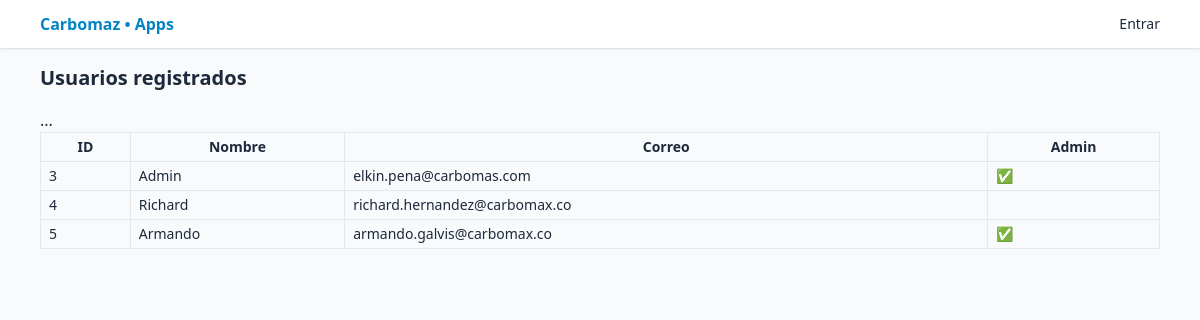
Before: /auth/usuarios with the older database file.
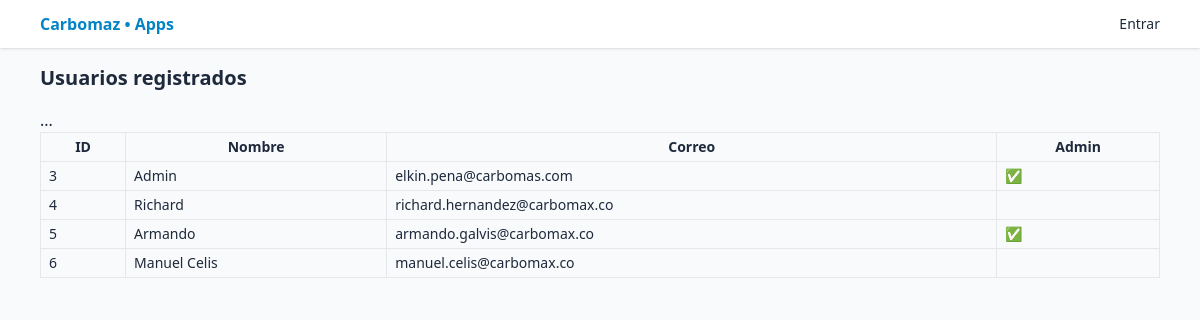
After: the same page with the newer database file.
### app/models.py (models this page shows, shortened)
class LocalUser(UserMixin, db.Model):
    __tablename__ = "users"
    __bind_key__ = "local"         # <- clave
    id = db.Column(db.Integer, primary_key=True)
    email = db.Column(db.String(120), unique=True, nullable=False)
    name = db.Column(db.String(120), nullable=False)
    password_hash = db.Column(db.String(255), nullable=False)
    created_at = db.Column(db.DateTime, default=datetime.utcnow)
    is_admin = db.Column(db.Boolean, default=False, nullable=False)

### app/auth.py (the view)
@auth_bp.route("/usuarios")
def listado():
    users = User.query.order_by(User.id).all()
    return render_template("usuarios_listado.html", users=users)

### app/templates/usuarios_listado.html (shortened to what this page needs)
{% extends "base.html" %}
{% block content %}
<h1 class="text-xl font-semibold mb-4">Usuarios registrados</h1>
<table class="w-full border text-sm">
  <thead>...
    <th class="border px-2 py-1">ID</th>
    <th class="border px-2 py-1">Nombre</th>
    <th class="border px-2 py-1">Correo</th>
    <th class="border px-2 py-1">Admin</th>
  </thead>
  <tbody>
    {% for u in users %}
    <tr>
      <td class="border px-2 py-1">{{ u.id }}</td>
      <td class="border px-2 py-1">{{ u.name }}</td>
      <td class="border px-2 py-1">{{ u.email }}</td>
      <td class="border px-2 py-1">{{ '✅' if u.is_admin else '' }}</td>
    </tr>
    {% endfor %}
  </tbody>
</table>
{% endblock %}

### app/templates/base.html (shortened to what this page needs)
<!doctype html>
<html lang="es">
<head>
  <script src="/static/css/tailwind.min.css"></script>
</head>
<body class="bg-slate-50 text-slate-800">
  <nav class="bg-white shadow sticky top-0 z-10">
    <div class="max-w-6xl mx-auto px-4 py-3 flex justify-between items-center">
      <a href="/" class="font-semibold text-sky-600">Carbomaz • Apps</a>
      <div class="flex items-center space-x-4">
        {% if current_user.is_authenticated %}
          <div
            x-data="{ open: false, online: navigator.onLine }"
            x-init="
              window.addEventListener('online', () => online = true);
              window.addEventListener('offline', () => { online = false; open = false });
            "
            class="relative"
          >
            <button
              @click="open = !open"
              class="flex items-center space-x-1 text-sm font-medium text-slate-700 hover:text-sky-600"
            >
              <span>{{ current_user.name }}</span>
              <svg class="w-4 h-4" fill="none" stroke="currentColor" viewBox="0 0 24 24">
                <path stroke-linecap="round" stroke-linejoin="round" stroke-width="2" d="M19 9l-7 7-7-7" />
              </svg>
            </button>
            <div
              x-show="open && online"
              @click.away="open = false"
              class="absolute right-0 mt-2 w-48 bg-white border rounded shadow-md z-20"
            >
              <a href="{{ url_for('auth.change_password') }}" class="block px-4 py-2 text-sm hover:bg-slate-100">🔑 Cambiar contraseña</a>
              {% if current_user.is_admin %}
                <a href="{{ url_for('auth.register') }}" class="block px-4 py-2 text-sm hover:bg-slate-100">➕ Nuevo usuario</a>
                <a href="{{ url_for('auth.listado') }}" class="block px-4 py-2 text-sm hover:bg-slate-100">👥 Listado</a>
              {% endif %}
              <a href="{{ url_for('auth.logout') }}" class="block px-4 py-2 text-sm text-red-600 hover:bg-slate-100" onclick="clearLocalAuth()">⎋ Salir</a>
            </div>
          </div>
        {% else %}
          <a class="text-sm" href="{{ url_for('auth.login') }}">Entrar</a>
        {% endif %}
      </div>
    </div>
  </nav>
  <main class="max-w-6xl mx-auto p-4">
    {% block content %}{% endblock %}
  </main>
</body>
</html>

Changed rows visible on the page:
added LocalUser: id "6", name "Manuel Celis", email "manuel.celis@carbomax.co"
